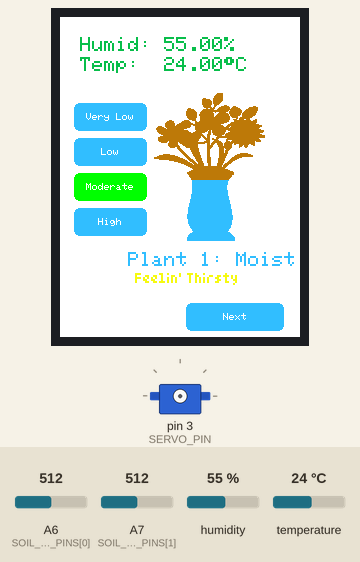
Bench run of a sketch on a simulated Arduino Uno, built with avr-gcc and run on an emulated ATmega328P. Shown: 240×320 colour display, servo. Inputs (shaded band) come from the test bench; at power-on: A6 (SOIL_SENSOR_PINS[0]) = 512, humidity 55 %, temperature 24 °C, A7 (SOIL_SENSOR_PINS[1]) = 512. What the sketch prints to the serial monitor is not drawn.

Above: at 1.4 s.
1.5 s: A6 (SOIL_SENSOR_PINS[0]) set to 314
At 2.4 s:
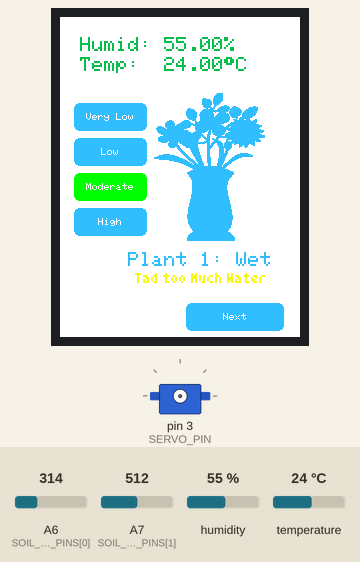
3.3 s: A6 (SOIL_SENSOR_PINS[0]) set to 284
At 5.7 s:
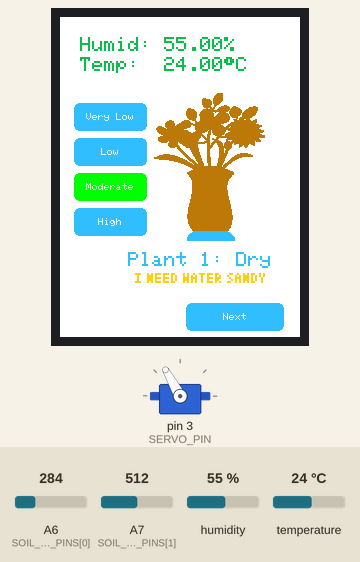
5.9 s: humidity set to 22 %
At 8.72 s:
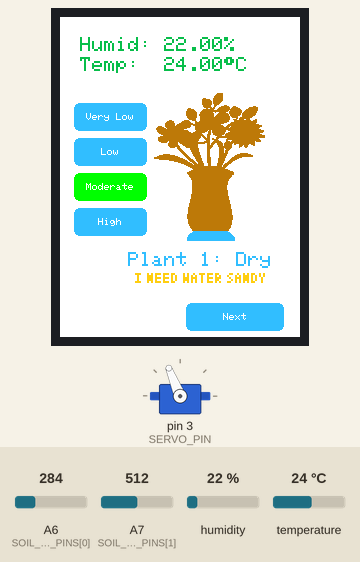
10.3 s: temperature set to 12 °C
At 10.8 s:
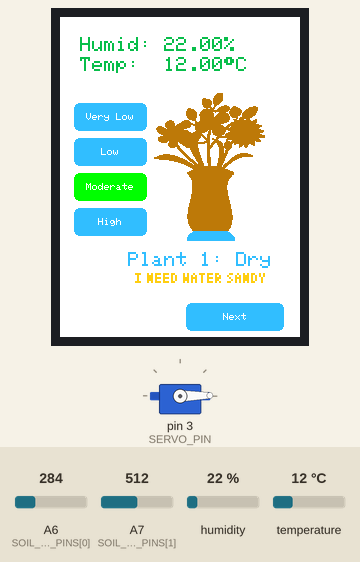
11.9 s: humidity set to 40 %
At 13.4 s:
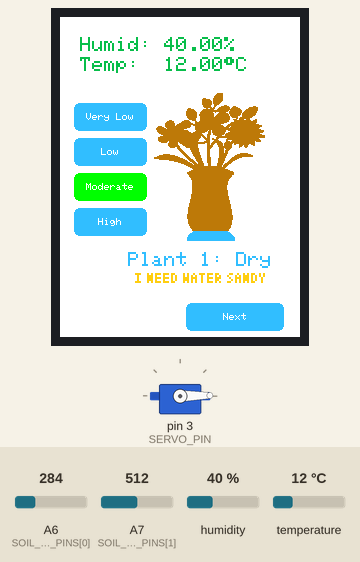
13.9 s: A6 (SOIL_SENSOR_PINS[0]) set to 30
Timing chart, 0 to 16.5 s (numbered marks = the images above; inputs shaded):
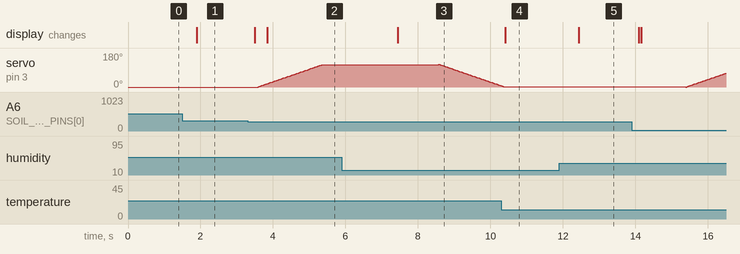

The sketch:

ImprovedSoilMoistureSensor.ino
```cpp
/*

Project Summary:
This program will read the analog moisture level of
2 capactive soil moisture sensors, and a digital
temperature and humidity sensor. It then outputs
these readings to a touch screen, and there are buttons
to switch bettween the two plants (soil moisture sensors).
A servo is also attached that will tip a cup to fill one
of the plants with water if it needs it.

Parts:
- 2 x Soil moisture sensors
- 1 x 3.2" TFT Resistive Touchscreen
- 1 x DH11 Temp & Humidity Sensor
- 1 x SG90 Servo

Connections:
- Touchscreen (8-bit mode):
    D0,XP to digital pin 22
    D1,YM to digital pin 23
    D2 to digital pin 24
    D3 to digital pin 25
    D4 to digital pin 26
    D5 to digital pin 27
    D6 to digital pin 28
    D7 to digital pin 29
    C/D,YP to analog pin 3
    CS,XM to analog pin 2
    WR to analog pin 1
    RD to analog pin 0
    RST to reset pin

- Soil Moisture Sensors to anlog pins 6 and 7
- Temp & Humidity Sensor to digital pin 2
- Servo to digital pin 3


Some code copied from:
  Soil moisture sensor, mapping different moisture levels
  https://github.com/GadgetReboot/Arduino/blob/master/Uno/SSD1306_Soil_Meter/SSD1306_Soil_Meter.in
  Code by GitHub user: GadgetReboot

  Basic touchscreen code, setup, initializattion, etc.
  https://github.com/adafruit/TFTLCD-Library
  Code by: Adafruit

  Bitmap image drawing code
  https://www.electronics-lab.com/project/display-custom-bitmap-graphics-on-an-arduino-touch-screen-and-other-arduino-compatible-displays/
  Code by: Nick Koumaris

  Button code
  https://learn.adafruit.com/arduin-o-phone-arduino-powered-diy-cellphone/arduin-o-phone-sketch
  Code by: Adafruit

Modified by: Matthew Hamilton
Date Modified: Nov.10, 2019
*/

/////////////////////   BEGIN TOUCHSCREEN   /////////////////////////////////////////
#include <Wire.h>
#include <Adafruit_GFX.h>    // Core graphics library
#include <Adafruit_TFTLCD.h> // Hardware-specific library
#include <TouchScreen.h>
#include <Fonts/TomThumb.h>

//BMP Images
extern uint8_t soilMoistureMeterBackground[];
extern uint8_t soilMoistureMeterWet[];
extern uint8_t soilMoistureMeterMoist[];
extern uint8_t soilMoistureMeterDamp[];
extern uint8_t soilMoistureMeterDry[];

#if defined(__SAM3X8E__)
    #undef __FlashStringHelper::F(string_literal)
    #define F(string_literal) string_literal
#endif

#define YP A3               // must be an analog pin, use "An" notation!
#define XM A2               // must be an analog pin, use "An" notation!
#define YM 23               // can be a digital pin
#define XP 22               // can be a digital pin

#define TS_MINX 150
#define TS_MINY 120
#define TS_MAXX 920
#define TS_MAXY 940

#define MINPRESSURE 10
#define MAXPRESSURE 1000

// For better pressure precision, we need to know the resistance
// between X+ and X- Use any multimeter to read it
// For the one we're using, its 300 ohms across the X plate
TouchScreen ts = TouchScreen(XP, YP, XM, YM, 300);

#define LCD_CS A3
#define LCD_CD A2
#define LCD_WR A1
#define LCD_RD A0
// optional
#define LCD_RESET A4

// Assign human-readable names to some common 16-bit color values:
#define  BLACK   0x0000
#define BLUE    0x001F
#define RED     0xF800
#define GREEN   0x07E0
#define CYAN    0x07FF
#define MAGENTA 0xF81F
#define YELLOW  0xF7C2
#define WHITE   0xFFFF
#define ORANGE 0xFE62

#define PLANT_GREEN 0x0DE9
#define WATER 0x35FF
#define VASE_BACKGROUND 0xBBC1

Adafruit_TFTLCD tft(LCD_CS, LCD_CD, LCD_WR, LCD_RD, LCD_RESET);

#define BOXSIZE 40

#define TOTAL_BUTTONS 6
char buttonLabels[TOTAL_BUTTONS][15] = {"Next","Previous","Very Low","Low","Moderate","High"};
uint16_t buttonColors[2] = {WATER, GREEN};
Adafruit_GFX_Button buttons[TOTAL_BUTTONS];

/////////////////////   END TOUCHSCREEN   ///////////////////////////////////////////

/////////////////////   BEGIN SOIL MOISTURE SENSORS   ///////////////////////////////

const int SOIL_SENSOR_PINS[] = {A6, A7};  // soil moisture sensor pins
const int MAX_PLANTS = 2;
int validSoilSensorReadings[] = {0, 0};           // valid sensor analog reading to record
int soilSensorResults[] = {0, 0};                 // scaled sensor data [0..3] = [wet, damp, moist, dry]
int previousSoilSensorResult = -1;
int currentPlant = 0;

//Set the default plant moisture setting to Moderate (3)
int plantMoistureSetting[MAX_PLANTS] = {2, 2};

const int wetProbe      = 300;                // wet readings are around 1.5v or analog input value ~300
const int dryProbe      = 620;                // dry readings are around 3v or analog input value ~620

/////////////////////   END SOIL MOISTURE SENSORS   /////////////////////////////////

/////////////////////   BEGIN TEMPERATURE & HUMIDITY SENSORS   /////////////////////

#include "DHT.h"

#define TH_PIN 2
#define TH_TYPE DHT11

DHT dht(TH_PIN, TH_TYPE);

float humidity, celcius, fahrenheit, heatIndexC, heatIndexF;

/////////////////////    END TEMPERATURE & HUMIDITY SENSORS   ////////////////////

/////////////////////   BEGIN SERVO   ////////////////////////////////////////////

#include <Servo.h>

#define SERVO_PIN 3
int angle = 0;
int totalWateringTime = 5000;
int wateringBreakTime = 5000;
unsigned long wateringEndTime = 0;
unsigned long wateringStartTime = 0;
bool wateringBreak = false;
bool needsWater = false;
bool wateringStart = true;

Servo servo;

/////////////////////    END SERVO   /////////////////////////////////////////////

void setup() {

  Serial.begin(9600);

  SetupTouchscreen();

  //Setup temp & humidity sensor
  dht.begin();

}

void SetupTouchscreen(){

  tft.reset();

  uint16_t identifier = tft.readID();

  //Determine the type of touchscreen and if it's setup correctly
  if(identifier == 0x9325) {
    Serial.println(F("Found ILI9325 LCD driver"));
  } else if(identifier == 0x9328) {
    Serial.println(F("Found ILI9328 LCD driver"));
  } else if(identifier == 0x7575) {
    Serial.println(F("Found HX8347G LCD driver"));
  } else if(identifier == 0x9341) {
    Serial.println(F("Found ILI9341 LCD driver"));
  } else if(identifier == 0x8357) {
    Serial.println(F("Found HX8357D LCD driver"));
  } else {
    Serial.print(F("Unknown LCD driver chip: "));
    Serial.println(identifier, HEX);
    Serial.println(F("If using the Adafruit 2.8\" TFT Arduino shield, the line:"));
    Serial.println(F("  #define USE_ADAFRUIT_SHIELD_PINOUT"));
    Serial.println(F("should appear in the library header (Adafruit_TFT.h)."));
    Serial.println(F("If using the breakout board, it should NOT be #defined!"));
    Serial.println(F("Also if using the breakout, double-check that all wiring"));
    Serial.println(F("matches the tutorial."));
    return;
  }

  tft.begin(identifier);

  //Portrait
  tft.setRotation(2);

  //Screen background color
  tft.fillScreen(WHITE);

  CreateButtons();

}

void loop() {

  GetSoilMoistureSensorData();
  GetTHSensorData();
  DisplayDataOnTouchScreen();
  DetectTouch();
  AutoWaterWithServo();

}

void CreateButtons(){

  if(currentPlant < (MAX_PLANTS - 1)){

    //Next plant
    //initButton(Touchscreen, X, Y, Width, Height, outline, fill, text color, text, text size)
    buttons[0].initButton(&tft, 175, 300, 100, 30, WHITE, buttonColors[0], WHITE, buttonLabels[0], 1);
    buttons[0].drawButton();

  }

  if(currentPlant > 0){

    //Previous plant
    buttons[1].initButton(&tft, 75, 300, 100, 30, WHITE, buttonColors[0], WHITE, buttonLabels[1], 1);
    buttons[1].drawButton();

  }

  //Plant Categories

  //Very Low Moisture
  if(plantMoistureSetting[currentPlant] == 0){
    buttons[2].initButton(&tft, 50, 100, 75, 30, WHITE, buttonColors[1], WHITE, buttonLabels[2], 1);
  }else{
    buttons[2].initButton(&tft, 50, 100, 75, 30, WHITE, buttonColors[0], WHITE, buttonLabels[2], 1);
  }
  buttons[2].drawButton();

  //Low Moisture
  if(plantMoistureSetting[currentPlant] == 1){
    buttons[3].initButton(&tft, 50, 135, 75, 30, WHITE, buttonColors[1], WHITE, buttonLabels[3], 1);
  }else{
    buttons[3].initButton(&tft, 50, 135, 75, 30, WHITE, buttonColors[0], WHITE, buttonLabels[3], 1);
  }
  buttons[3].drawButton();

  //Moderate Moisture
  if(plantMoistureSetting[currentPlant] == 2){
    buttons[4].initButton(&tft, 50, 170, 75, 30, WHITE, buttonColors[1], WHITE, buttonLabels[4], 1);
  }else{
    buttons[4].initButton(&tft, 50, 170, 75, 30, WHITE, buttonColors[0], WHITE, buttonLabels[4], 1);
  }
  buttons[4].drawButton();

  //High Moisture
  if(plantMoistureSetting[currentPlant] == 3){
    buttons[5].initButton(&tft, 50, 205, 75, 30, WHITE, buttonColors[1], WHITE, buttonLabels[5], 1);
  }else{
    buttons[5].initButton(&tft, 50, 205, 75, 30, WHITE, buttonColors[0], WHITE, buttonLabels[5], 1);
  }
  buttons[5].drawButton();

}

void DetectTouch(){

  TSPoint point = ts.getPoint();

  pinMode(XM, OUTPUT);
  pinMode(YP, OUTPUT);

  //If touch has been detected
  if(point.z > MINPRESSURE && point.z < MAXPRESSURE){

      // scale from 0->1023 to tft.width
      point.x = map(point.x, TS_MINX, TS_MAXX, 0, tft.width());
      point.y = map(point.y, TS_MINY, TS_MAXY, 0, tft.height());

      Serial.print("X: ");
      Serial.println(point.x);
      Serial.print("Y: ");
      Serial.println(point.y);

    //Detect if button pressed
    for (int i = 0; i < TOTAL_BUTTONS; i++) {

        if(buttons[i].contains(point.x, point.y)) {

           HandleButtons(i);

        }

      }

  }

}

void HandleButtons(int buttonNumber){

  switch(buttonNumber){

    case 0: //Next Plant
      if(currentPlant < (MAX_PLANTS - 1)){

        currentPlant++;
        Serial.println(currentPlant);

      }
    break;
   case 1:  //Previous plant
      if(currentPlant > 0){

        currentPlant--;
        Serial.println(currentPlant);

      }
      break;
    case 2: //Very Low Moisture
      plantMoistureSetting[currentPlant] = 0;
      break;
    case 3: //Low Moisture
      plantMoistureSetting[currentPlant] = 1;
      break;
    case 4: //Moderate Moisture
      plantMoistureSetting[currentPlant] = 2;
      break;
    case 5: //Moderate Moisture
      plantMoistureSetting[currentPlant] = 3;
      break;

  }

  //Some button was tapped so wipe the screen and redraw the buttons
  ResetTouchScreen();
  CreateButtons();

}

void DisplayDataOnTouchScreen(){

  tft.setTextSize(2);
  tft.setCursor(68, 235);
  tft.setTextColor(WATER, WHITE);
  DisplaySoilMoistureData();

  tft.setFont();
  tft.setTextSize(2);
  tft.setCursor(20, 20);
  tft.setTextColor(PLANT_GREEN, WHITE);
  DisplayHumidityData();
  tft.setCursor(20, 40);
  DisplayTempData();

}

void DisplaySoilMoistureData(){

  tft.print(F("Plant "));
  tft.print(currentPlant + 1);
  tft.print(F(": "));

  if(previousSoilSensorResult != soilSensorResults[currentPlant]){

    drawBitmap(75, 75, soilMoistureMeterBackground, 150, 150, VASE_BACKGROUND);
    previousSoilSensorResult = soilSensorResults[currentPlant];
    DisplaySoilSensorResultOnScreen(soilSensorResults[currentPlant]);

  }

}

void ResetTouchScreen(){

  tft.fillScreen(WHITE);
  previousSoilSensorResult = -1;

}

void DisplayTempData(){

  tft.print("Temp:  ");
  DisplayCelcius();
  //DisplayFahrenheit();

}

void DisplayCelcius(){

  tft.print(celcius);
  tft.print((char)247); //Degrees symbol
  tft.println("C");

}

void DisplayFahrenheit(){

  tft.print(fahrenheit);
  tft.print((char)247); //Degrees symbol
  tft.println("F");

}

void DisplayHumidityData(){

  tft.print("Humid: ");
  tft.print(humidity);
  tft.print("% ");

}

void DisplayHeatIndexData(){

  tft.print("Heat index: ");
  tft.print(heatIndexC);
  tft.print((char)247); //Degrees symbol
  tft.println("C");
  tft.print(heatIndexF);
  tft.print((char)247); //Degrees symbol
  tft.println("F");

}

void AutoWaterWithServo(){

  //If Dry or currently watering
  if(needsWater){

    if(!wateringBreak || (millis() > (wateringEndTime + wateringBreakTime))){

      //If just starting to water
      if(wateringStart){

        wateringStartTime = millis();
        wateringStart = false;
        wateringBreak = false;

        servo.attach(SERVO_PIN);

        //Tilt the servo to 120 (tip the cup to water the plant)
        for(;angle < 120; angle++)
        {
          servo.write(angle);
          delay(15);
        }

        servo.detach();

      }

      //If watering time is up
      if(millis() > (wateringStartTime + totalWateringTime)){

          servo.attach(SERVO_PIN);

          // Reset the servo to 0 (tilt the cup back upright)
          for(angle = 120; angle > 0; angle--)
          {
            servo.write(angle);
            delay(15);
          }

          servo.detach();

          wateringStartTime = 0;
          wateringEndTime = millis();
          wateringBreak = true;
          wateringStart = true;
          needsWater = false;

      }

    }

  }

}

void GetTHSensorData(){

  humidity = dht.readHumidity();
  celcius = dht.readTemperature();
  fahrenheit = dht.readTemperature(true);

   if (isnan(humidity) || isnan(celcius) || isnan(fahrenheit)) {

    Serial.println(F("Error getting readings from DHT11 sensor!"));
    return;

  }

  heatIndexC = dht.computeHeatIndex(celcius, humidity, false);
  heatIndexF = dht.computeHeatIndex(fahrenheit, humidity);

  /*Serial.print(F("Humidity: "));
  Serial.print(humidity);
  Serial.print(F("%  Temperature: "));
  Serial.print(celcius);
  Serial.print(F("°C "));
  Serial.print(fahrenheit);
  Serial.print(F("°F  Heat index: "));
  Serial.print(heatIndexC);
  Serial.print(F("°C "));
  Serial.print(heatIndexF);
  Serial.println(F("°F"));*/

}

void GetSoilMoistureSensorData(){

  //Do this for both soil moisture sensors and pairs of LEDs
  for(int i = 0; i < MAX_PLANTS; i++){

    int moistureValue = analogRead(SOIL_SENSOR_PINS[i]);
    //Serial.println(moistureValue);

    //If there is a difference
    if (abs(validSoilSensorReadings[i] - moistureValue) > 10) {
      validSoilSensorReadings[i] = moistureValue;
    }

    soilSensorResults[i] = map(validSoilSensorReadings[i], dryProbe, wetProbe, 0, 100);  // scale analog input to a smaller range for wet to dry

  }

}

void DisplaySoilSensorResultOnScreen(int result){

  // display the correct soil moisture level on the display
  // lower voltages represent more wet levels
    if(result > 60 && result <= 100){
      tft.println(F("Wet  "));
      drawBitmap(75, 75, soilMoistureMeterWet, 150, 150, WATER);

      tft.setCursor(75, 260);
      tft.fillRect(75, 255, 200, 20, WHITE);
      tft.setFont(&TomThumb);
      tft.setTextSize(2);
      switch(plantMoistureSetting[currentPlant]){
        case 0:
          tft.setTextColor(RED, WHITE);
          tft.println(F("I'm Drownin'"));
          break;
        case 1:
          tft.setTextColor(ORANGE, WHITE);
          tft.println(F("I'm Starting To Drown"));
          break;
        case 2:
          tft.setTextColor(YELLOW, WHITE);
          tft.println(F("Tad too Much Water"));
          break;
        case 3:
          tft.setTextColor(GREEN, WHITE);
          tft.println(F("Ah. Just Right"));
          break;
      }

    }
    else if(result > 40 && result < 61){
      tft.println(F("Damp "));
      drawBitmap(75, 75, soilMoistureMeterDamp, 150, 150, WATER);

      tft.setCursor(75, 260);
      tft.fillRect(75, 255, 200, 20, WHITE);
      tft.setFont(&TomThumb);
      tft.setTextSize(2);
      switch(plantMoistureSetting[currentPlant]){
        case 0:
          tft.setTextColor(ORANGE, WHITE);
          tft.println(F("I'm Starting To Drown"));
          break;
        case 1:
          tft.setTextColor(YELLOW, WHITE);
          tft.println(F("Tad too Much Water"));
          break;
        case 2:
          tft.setTextColor(GREEN, WHITE);
          tft.println(F("Ah. Just Right"));
          break;
        case 3:
          tft.setTextColor(YELLOW, WHITE);
          tft.println(F("Feelin' Thirsty"));
          break;
      }

    }
    else if(result > 20 && result < 41){
      tft.println(F("Moist"));
      drawBitmap(75, 75, soilMoistureMeterMoist, 150, 150, WATER);

      tft.setCursor(75, 260);
      tft.fillRect(75, 255, 200, 20, WHITE);
      tft.setFont(&TomThumb);
      tft.setTextSize(2);
      switch(plantMoistureSetting[currentPlant]){
        case 0:
          tft.setTextColor(YELLOW, WHITE);
          tft.println(F("Tad too Much Water"));
          break;
        case 1:
          tft.setTextColor(GREEN, WHITE);
          tft.println(F("Ah. Just Right"));
          break;
        case 2:
          tft.setTextColor(YELLOW, WHITE);
          tft.println(F("Feelin' Thirsty"));
          break;
        case 3:
          tft.setTextColor(ORANGE, WHITE);
          tft.println(F("I NEED WATER SANDY"));
          needsWater = true;
          break;
      }

    }
    else{
      tft.println(F("Dry  "));
      drawBitmap(75, 75, soilMoistureMeterDry, 150, 150, WATER);

      tft.setCursor(75, 260);
      tft.fillRect(75, 255, 200, 20, WHITE);
      tft.setFont(&TomThumb);
      tft.setTextSize(2);
      switch(plantMoistureSetting[currentPlant]){
        case 0:
          tft.setTextColor(GREEN, WHITE);
          tft.println(F("Ah. Just Right"));
          break;
        case 1:
          tft.setTextColor(YELLOW, WHITE);
          tft.println(F("Feelin' Thirsty"));
          break;
        case 2:
          tft.setTextColor(ORANGE, WHITE);
          tft.println(F("I NEED WATER SANDY"));
          needsWater = true;
          break;
        case 3:
          tft.setTextColor(RED, WHITE);
          tft.println(F("I NEEEED ITTTT"));
          needsWater = true;
          break;
      }

    }

}

void drawBitmap(int16_t x, int16_t y,
 const uint8_t *bitmap, int16_t w, int16_t h, uint16_t color) {
  int16_t i, j, byteWidth = (w + 7) / 8;
  uint8_t byte;
  for(j=0; j<h; j++) {
    for(i=0; i<w; i++) {
      if(i & 7) byte <<= 1;
      else      byte   = pgm_read_byte(bitmap + j * byteWidth + i / 8);
      if(byte & 0x80) tft.drawPixel(x+i, y+j, color);
    }
  }
}
```

Source omitted: graphics.c (60977 bytes)

Measured:
- the behaviour switches between 297 and 296 on A6 (SOIL_SENSOR_PINS[0]) (found by bisection; images 1 and 2)
- after the input at 1.5 s, the display: changes after 0.39 s (image 1)
- after the input at 3.3 s, servo on pin 3 (SERVO_PIN): moves from 0° to 119° over 1.8 s, starting after 0.30 s; the display: first changes after 0.20 s (image 2 shows a later state)
- after the input at 5.9 s, the display: changes after 1.5 s (image 3)
- after the input at 10.3 s, the display: changes after 0.11 s (image 4)
- after the input at 11.9 s, the display: changes after 0.54 s (image 5)
